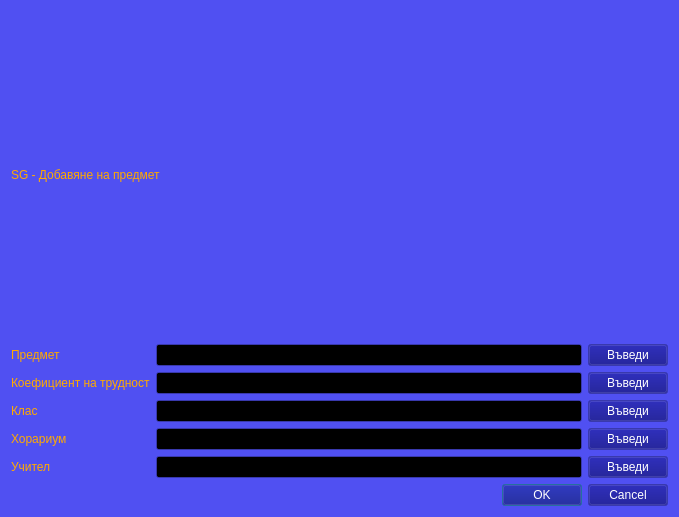
<?xml version="1.0" encoding="UTF-8"?>
<ui version="4.0">
 <class>Dialog</class>
 <widget class="QDialog" name="Dialog">
  <property name="geometry">
   <rect>
    <x>0</x>
    <y>0</y>
    <width>679</width>
    <height>517</height>
   </rect>
  </property>
  <property name="palette">
   <palette>
    <active>
     <colorrole role="WindowText">
      <brush brushstyle="SolidPattern">
       <color alpha="255">
        <red>255</red>
        <green>255</green>
        <blue>255</blue>
       </color>
      </brush>
     </colorrole>
     <colorrole role="Button">
      <brush brushstyle="SolidPattern">
       <color alpha="255">
        <red>0</red>
        <green>0</green>
        <blue>127</blue>
       </color>
      </brush>
     </colorrole>
     <colorrole role="Light">
      <brush brushstyle="SolidPattern">
       <color alpha="255">
        <red>0</red>
        <green>0</green>
        <blue>191</blue>
       </color>
      </brush>
     </colorrole>
     <colorrole role="Midlight">
      <brush brushstyle="SolidPattern">
       <color alpha="255">
        <red>0</red>
        <green>0</green>
        <blue>159</blue>
       </color>
      </brush>
     </colorrole>
     <colorrole role="Dark">
      <brush brushstyle="SolidPattern">
       <color alpha="255">
        <red>0</red>
        <green>0</green>
        <blue>63</blue>
       </color>
      </brush>
     </colorrole>
     <colorrole role="Mid">
      <brush brushstyle="SolidPattern">
       <color alpha="255">
        <red>0</red>
        <green>0</green>
        <blue>84</blue>
       </color>
      </brush>
     </colorrole>
     <colorrole role="Text">
      <brush brushstyle="SolidPattern">
       <color alpha="255">
        <red>255</red>
        <green>255</green>
        <blue>255</blue>
       </color>
      </brush>
     </colorrole>
     <colorrole role="BrightText">
      <brush brushstyle="SolidPattern">
       <color alpha="255">
        <red>255</red>
        <green>255</green>
        <blue>255</blue>
       </color>
      </brush>
     </colorrole>
     <colorrole role="ButtonText">
      <brush brushstyle="SolidPattern">
       <color alpha="255">
        <red>255</red>
        <green>255</green>
        <blue>255</blue>
       </color>
      </brush>
     </colorrole>
     <colorrole role="Base">
      <brush brushstyle="SolidPattern">
       <color alpha="255">
        <red>0</red>
        <green>0</green>
        <blue>0</blue>
       </color>
      </brush>
     </colorrole>
     <colorrole role="Window">
      <brush brushstyle="SolidPattern">
       <color alpha="255">
        <red>80</red>
        <green>80</green>
        <blue>242</blue>
       </color>
      </brush>
     </colorrole>
     <colorrole role="Shadow">
      <brush brushstyle="SolidPattern">
       <color alpha="255">
        <red>0</red>
        <green>0</green>
        <blue>0</blue>
       </color>
      </brush>
     </colorrole>
     <colorrole role="AlternateBase">
      <brush brushstyle="SolidPattern">
       <color alpha="255">
        <red>0</red>
        <green>0</green>
        <blue>63</blue>
       </color>
      </brush>
     </colorrole>
     <colorrole role="ToolTipBase">
      <brush brushstyle="SolidPattern">
       <color alpha="255">
        <red>255</red>
        <green>255</green>
        <blue>220</blue>
       </color>
      </brush>
     </colorrole>
     <colorrole role="ToolTipText">
      <brush brushstyle="SolidPattern">
       <color alpha="255">
        <red>0</red>
        <green>0</green>
        <blue>0</blue>
       </color>
      </brush>
     </colorrole>
    </active>
    <inactive>
     <colorrole role="WindowText">
      <brush brushstyle="SolidPattern">
       <color alpha="255">
        <red>255</red>
        <green>255</green>
        <blue>255</blue>
       </color>
      </brush>
     </colorrole>
     <colorrole role="Button">
      <brush brushstyle="SolidPattern">
       <color alpha="255">
        <red>0</red>
        <green>0</green>
        <blue>127</blue>
       </color>
      </brush>
     </colorrole>
     <colorrole role="Light">
      <brush brushstyle="SolidPattern">
       <color alpha="255">
        <red>0</red>
        <green>0</green>
        <blue>191</blue>
       </color>
      </brush>
     </colorrole>
     <colorrole role="Midlight">
      <brush brushstyle="SolidPattern">
       <color alpha="255">
        <red>0</red>
        <green>0</green>
        <blue>159</blue>
       </color>
      </brush>
     </colorrole>
     <colorrole role="Dark">
      <brush brushstyle="SolidPattern">
       <color alpha="255">
        <red>0</red>
        <green>0</green>
        <blue>63</blue>
       </color>
      </brush>
     </colorrole>
     <colorrole role="Mid">
      <brush brushstyle="SolidPattern">
       <color alpha="255">
        <red>0</red>
        <green>0</green>
        <blue>84</blue>
       </color>
      </brush>
     </colorrole>
     <colorrole role="Text">
      <brush brushstyle="SolidPattern">
       <color alpha="255">
        <red>255</red>
        <green>255</green>
        <blue>255</blue>
       </color>
      </brush>
     </colorrole>
     <colorrole role="BrightText">
      <brush brushstyle="SolidPattern">
       <color alpha="255">
        <red>255</red>
        <green>255</green>
        <blue>255</blue>
       </color>
      </brush>
     </colorrole>
     <colorrole role="ButtonText">
      <brush brushstyle="SolidPattern">
       <color alpha="255">
        <red>255</red>
        <green>255</green>
        <blue>255</blue>
       </color>
      </brush>
     </colorrole>
     <colorrole role="Base">
      <brush brushstyle="SolidPattern">
       <color alpha="255">
        <red>0</red>
        <green>0</green>
        <blue>0</blue>
       </color>
      </brush>
     </colorrole>
     <colorrole role="Window">
      <brush brushstyle="SolidPattern">
       <color alpha="255">
        <red>80</red>
        <green>80</green>
        <blue>242</blue>
       </color>
      </brush>
     </colorrole>
     <colorrole role="Shadow">
      <brush brushstyle="SolidPattern">
       <color alpha="255">
        <red>0</red>
        <green>0</green>
        <blue>0</blue>
       </color>
      </brush>
     </colorrole>
     <colorrole role="AlternateBase">
      <brush brushstyle="SolidPattern">
       <color alpha="255">
        <red>0</red>
        <green>0</green>
        <blue>63</blue>
       </color>
      </brush>
     </colorrole>
     <colorrole role="ToolTipBase">
      <brush brushstyle="SolidPattern">
       <color alpha="255">
        <red>255</red>
        <green>255</green>
        <blue>220</blue>
       </color>
      </brush>
     </colorrole>
     <colorrole role="ToolTipText">
      <brush brushstyle="SolidPattern">
       <color alpha="255">
        <red>0</red>
        <green>0</green>
        <blue>0</blue>
       </color>
      </brush>
     </colorrole>
    </inactive>
    <disabled>
     <colorrole role="WindowText">
      <brush brushstyle="SolidPattern">
       <color alpha="255">
        <red>0</red>
        <green>0</green>
        <blue>63</blue>
       </color>
      </brush>
     </colorrole>
     <colorrole role="Button">
      <brush brushstyle="SolidPattern">
       <color alpha="255">
        <red>0</red>
        <green>0</green>
        <blue>127</blue>
       </color>
      </brush>
     </colorrole>
     <colorrole role="Light">
      <brush brushstyle="SolidPattern">
       <color alpha="255">
        <red>0</red>
        <green>0</green>
        <blue>191</blue>
       </color>
      </brush>
     </colorrole>
     <colorrole role="Midlight">
      <brush brushstyle="SolidPattern">
       <color alpha="255">
        <red>0</red>
        <green>0</green>
        <blue>159</blue>
       </color>
      </brush>
     </colorrole>
     <colorrole role="Dark">
      <brush brushstyle="SolidPattern">
       <color alpha="255">
        <red>0</red>
        <green>0</green>
        <blue>63</blue>
       </color>
      </brush>
     </colorrole>
     <colorrole role="Mid">
      <brush brushstyle="SolidPattern">
       <color alpha="255">
        <red>0</red>
        <green>0</green>
        <blue>84</blue>
       </color>
      </brush>
     </colorrole>
     <colorrole role="Text">
      <brush brushstyle="SolidPattern">
       <color alpha="255">
        <red>0</red>
        <green>0</green>
        <blue>63</blue>
       </color>
      </brush>
     </colorrole>
     <colorrole role="BrightText">
      <brush brushstyle="SolidPattern">
       <color alpha="255">
        <red>255</red>
        <green>255</green>
        <blue>255</blue>
       </color>
      </brush>
     </colorrole>
     <colorrole role="ButtonText">
      <brush brushstyle="SolidPattern">
       <color alpha="255">
        <red>0</red>
        <green>0</green>
        <blue>63</blue>
       </color>
      </brush>
     </colorrole>
     <colorrole role="Base">
      <brush brushstyle="SolidPattern">
       <color alpha="255">
        <red>80</red>
        <green>80</green>
        <blue>242</blue>
       </color>
      </brush>
     </colorrole>
     <colorrole role="Window">
      <brush brushstyle="SolidPattern">
       <color alpha="255">
        <red>80</red>
        <green>80</green>
        <blue>242</blue>
       </color>
      </brush>
     </colorrole>
     <colorrole role="Shadow">
      <brush brushstyle="SolidPattern">
       <color alpha="255">
        <red>0</red>
        <green>0</green>
        <blue>0</blue>
       </color>
      </brush>
     </colorrole>
     <colorrole role="AlternateBase">
      <brush brushstyle="SolidPattern">
       <color alpha="255">
        <red>0</red>
        <green>0</green>
        <blue>127</blue>
       </color>
      </brush>
     </colorrole>
     <colorrole role="ToolTipBase">
      <brush brushstyle="SolidPattern">
       <color alpha="255">
        <red>255</red>
        <green>255</green>
        <blue>220</blue>
       </color>
      </brush>
     </colorrole>
     <colorrole role="ToolTipText">
      <brush brushstyle="SolidPattern">
       <color alpha="255">
        <red>0</red>
        <green>0</green>
        <blue>0</blue>
       </color>
      </brush>
     </colorrole>
    </disabled>
   </palette>
  </property>
  <property name="windowTitle">
   <string>Dialog</string>
  </property>
  <layout class="QGridLayout" name="gridLayout">
   <item row="0" column="0">
    <widget class="QLabel" name="label_6">
     <property name="styleSheet">
      <string notr="true">color: rgb(255, 170, 0);
font: 75 italic 36pt &quot;Century Schoolbook L&quot;;</string>
     </property>
     <property name="text">
      <string>SG - Добавяне на предмет</string>
     </property>
    </widget>
   </item>
   <item row="1" column="0">
    <layout class="QHBoxLayout" name="horizontalLayout">
     <item>
      <layout class="QVBoxLayout" name="verticalLayout_2">
       <item>
        <widget class="QLabel" name="label">
         <property name="styleSheet">
          <string notr="true">color: rgb(255, 170, 0);
font: 75 20pt &quot;Century Schoolbook L&quot;;</string>
         </property>
         <property name="text">
          <string>Предмет</string>
         </property>
        </widget>
       </item>
       <item>
        <widget class="QLabel" name="label_2">
         <property name="styleSheet">
          <string notr="true">color: rgb(255, 170, 0);
font: 75 20pt &quot;Century Schoolbook L&quot;;
</string>
         </property>
         <property name="text">
          <string>Коефициент на трудност</string>
         </property>
        </widget>
       </item>
       <item>
        <widget class="QLabel" name="label_3">
         <property name="styleSheet">
          <string notr="true">color: rgb(255, 170, 0);
font: 75 20pt &quot;Century Schoolbook L&quot;;</string>
         </property>
         <property name="text">
          <string>Клас</string>
         </property>
        </widget>
       </item>
       <item>
        <widget class="QLabel" name="label_4">
         <property name="styleSheet">
          <string notr="true">color: rgb(255, 170, 0);
font: 75 20pt &quot;Century Schoolbook L&quot;;</string>
         </property>
         <property name="text">
          <string>Хорариум</string>
         </property>
        </widget>
       </item>
       <item>
        <widget class="QLabel" name="label_5">
         <property name="styleSheet">
          <string notr="true">font: 75 20pt &quot;Century Schoolbook L&quot;;
color: rgb(255, 170, 0);</string>
         </property>
         <property name="text">
          <string>Учител</string>
         </property>
        </widget>
       </item>
      </layout>
     </item>
     <item>
      <layout class="QVBoxLayout" name="verticalLayout">
       <item>
        <widget class="QLineEdit" name="lineEdit"/>
       </item>
       <item>
        <widget class="QLineEdit" name="lineEdit_2"/>
       </item>
       <item>
        <widget class="QLineEdit" name="lineEdit_3"/>
       </item>
       <item>
        <widget class="QLineEdit" name="lineEdit_4"/>
       </item>
       <item>
        <widget class="QLineEdit" name="lineEdit_5"/>
       </item>
      </layout>
     </item>
     <item>
      <layout class="QVBoxLayout" name="verticalLayout_4">
       <item>
        <widget class="QPushButton" name="pushButton">
         <property name="text">
          <string>Въведи</string>
         </property>
        </widget>
       </item>
       <item>
        <widget class="QPushButton" name="pushButton_2">
         <property name="text">
          <string>Въведи</string>
         </property>
        </widget>
       </item>
       <item>
        <widget class="QPushButton" name="pushButton_3">
         <property name="text">
          <string>Въведи</string>
         </property>
        </widget>
       </item>
       <item>
        <widget class="QPushButton" name="pushButton_4">
         <property name="text">
          <string>Въведи</string>
         </property>
        </widget>
       </item>
       <item>
        <widget class="QPushButton" name="pushButton_5">
         <property name="text">
          <string>Въведи</string>
         </property>
        </widget>
       </item>
      </layout>
     </item>
    </layout>
   </item>
   <item row="2" column="0">
    <widget class="QDialogButtonBox" name="buttonBox">
     <property name="orientation">
      <enum>Qt::Horizontal</enum>
     </property>
     <property name="standardButtons">
      <set>QDialogButtonBox::Cancel|QDialogButtonBox::Ok</set>
     </property>
    </widget>
   </item>
  </layout>
  <zorder>buttonBox</zorder>
  <zorder></zorder>
  <zorder></zorder>
  <zorder>pushButton_3</zorder>
  <zorder>label_6</zorder>
 </widget>
 <resources/>
 <connections>
  <connection>
   <sender>pushButton</sender>
   <signal>pressed()</signal>
   <receiver>Dialog</receiver>
   <slot>addSubjectName()</slot>
   <hints>
    <hint type="sourcelabel">
     <x>615</x>
     <y>77</y>
    </hint>
    <hint type="destinationlabel">
     <x>387</x>
     <y>7</y>
    </hint>
   </hints>
  </connection>
  <connection>
   <sender>pushButton_2</sender>
   <signal>pressed()</signal>
   <receiver>Dialog</receiver>
   <slot>addSubjectCoefficient()</slot>
   <hints>
    <hint type="sourcelabel">
     <x>599</x>
     <y>151</y>
    </hint>
    <hint type="destinationlabel">
     <x>397</x>
     <y>60</y>
    </hint>
   </hints>
  </connection>
  <connection>
   <sender>pushButton_3</sender>
   <signal>pressed()</signal>
   <receiver>Dialog</receiver>
   <slot>addClass()</slot>
   <hints>
    <hint type="sourcelabel">
     <x>646</x>
     <y>233</y>
    </hint>
    <hint type="destinationlabel">
     <x>398</x>
     <y>104</y>
    </hint>
   </hints>
  </connection>
  <connection>
   <sender>pushButton_4</sender>
   <signal>pressed()</signal>
   <receiver>Dialog</receiver>
   <slot>addSubjectWorkload()</slot>
   <hints>
    <hint type="sourcelabel">
     <x>618</x>
     <y>318</y>
    </hint>
    <hint type="destinationlabel">
     <x>390</x>
     <y>156</y>
    </hint>
   </hints>
  </connection>
  <connection>
   <sender>pushButton_5</sender>
   <signal>pressed()</signal>
   <receiver>Dialog</receiver>
   <slot>addTeacher()</slot>
   <hints>
    <hint type="sourcelabel">
     <x>666</x>
     <y>402</y>
    </hint>
    <hint type="destinationlabel">
     <x>433</x>
     <y>206</y>
    </hint>
   </hints>
  </connection>
  <connection>
   <sender>buttonBox</sender>
   <signal>clicked(QAbstractButton*)</signal>
   <receiver>Dialog</receiver>
   <slot>addSubject()</slot>
   <hints>
    <hint type="sourcelabel">
     <x>612</x>
     <y>496</y>
    </hint>
    <hint type="destinationlabel">
     <x>653</x>
     <y>460</y>
    </hint>
   </hints>
  </connection>
  <connection>
   <sender>buttonBox</sender>
   <signal>clicked(QAbstractButton*)</signal>
   <receiver>Dialog</receiver>
   <slot>reject()</slot>
   <hints>
    <hint type="sourcelabel">
     <x>531</x>
     <y>483</y>
    </hint>
    <hint type="destinationlabel">
     <x>505</x>
     <y>456</y>
    </hint>
   </hints>
  </connection>
 </connections>
 <slots>
  <slot>addSubjectName()</slot>
  <slot>addSubjectCoefficient()</slot>
  <slot>addSubjectWorkload()</slot>
  <slot>addClass()</slot>
  <slot>addTeacher()</slot>
  <slot>addSubject()</slot>
 </slots>
</ui>
